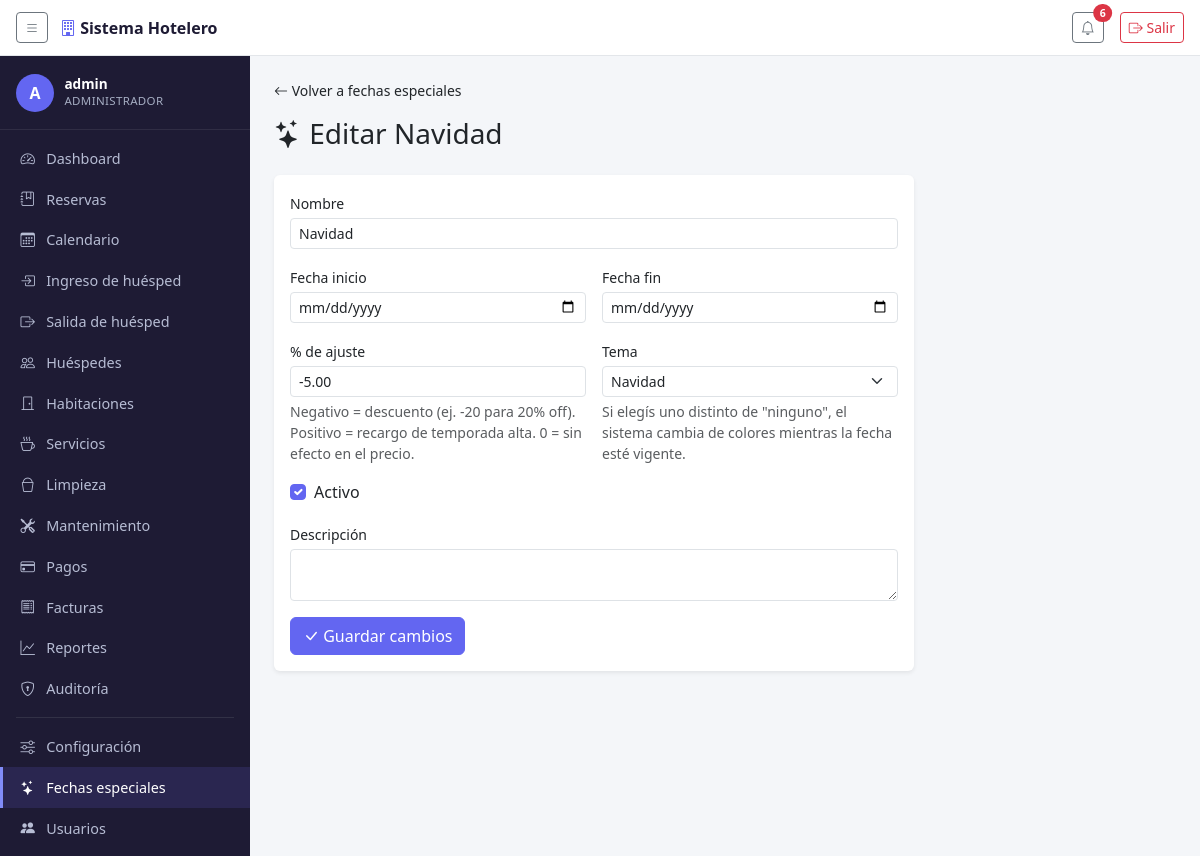
Screenshot of /fechas-especiales/1/editar/ (signed in) with the database file from the repository.
### reservas/models.py (models this page shows, shortened)
class FechaEspecial(models.Model):
    nombre = models.CharField(max_length=80, help_text='Ej. "Navidad", "Feriado de Carnaval".')
    fecha_inicio = models.DateField()
    fecha_fin = models.DateField()
    porcentaje_ajuste = models.DecimalField(
        max_digits=5, decimal_places=2, default=Decimal('0'), verbose_name='% de ajuste',
        help_text='Negativo = descuento (ej. -20 para 20% off). Positivo = recargo de temporada alta. 0 = sin efecto en el precio.',
    )
    tema = models.CharField(
        max_length=20, choices=TEMAS_ESPECIALES, default='ninguno',
        help_text='Si elegís uno distinto de "ninguno", el sistema cambia de colores mientras la fecha esté vigente.',
    )
    activo = models.BooleanField(default=True, help_text='Desactivala para dejarla de aplicar sin borrarla.')
    descripcion = models.TextField(blank=True)
    class Meta:
        ordering = ['-fecha_inicio']
        verbose_name = 'fecha especial'
        verbose_name_plural = 'fechas especiales'

### reservas/views.py (the view)
# urls.py: path('fechas-especiales/<int:fecha_especial_id>/editar/', views.fecha_especial_editar, name='fecha_especial_editar'),
@permission_required('reservas.change_fechaespecial', raise_exception=True)
def fecha_especial_editar(request, fecha_especial_id):
    fecha_especial = get_object_or_404(FechaEspecial, pk=fecha_especial_id)
    if request.method == 'POST':
        form = FechaEspecialForm(request.POST, instance=fecha_especial)
        if form.is_valid():
            form.save()
            auditoria.registrar_desde_request(
                request, 'modificar', 'fechas_especiales', objeto=fecha_especial,
                descripcion=f'Fecha especial "{fecha_especial.nombre}" editada.',
            )
            messages.success(request, f'"{fecha_especial.nombre}" actualizada.')
            return redirect('fechas_especiales_lista')
        messages.error(request, 'Revisá los datos de la fecha especial.')
    else:
        form = FechaEspecialForm(instance=fecha_especial)
    return render(request, 'reservas/fecha_especial_form.html', {
        'seccion': 'fechas_especiales', 'form': form, 'modo': 'editar', 'fecha_especial': fecha_especial,
    })

### reservas/forms.py (shortened to what this page needs)
class FechaEspecialForm(forms.ModelForm):
    class Meta:
        model = FechaEspecial
        fields = ['nombre', 'fecha_inicio', 'fecha_fin', 'porcentaje_ajuste', 'tema', 'activo', 'descripcion']
        widgets = {
            'nombre': forms.TextInput(attrs={'class': _INPUT, 'placeholder': 'Ej. Navidad'}),
            'fecha_inicio': forms.DateInput(attrs={'class': _INPUT, 'type': 'date'}),
            'fecha_fin': forms.DateInput(attrs={'class': _INPUT, 'type': 'date'}),
            'porcentaje_ajuste': forms.NumberInput(attrs={
                'class': _INPUT, 'step': '0.01', 'placeholder': '-20 = 20% off',
            }),
            'tema': forms.Select(attrs={'class': _SELECT}),
            'activo': forms.CheckboxInput(attrs={'class': 'form-check-input'}),
            'descripcion': forms.Textarea(attrs={'class': _INPUT, 'rows': 2}),
        }

### reservas/context_processors.py (called while the page is built)
def tema_temporada(request):
    if not request.user.is_authenticated:
        return {}
    hoy = timezone.localdate()
    especial = FechaEspecial.objects.filter(
        activo=True, fecha_inicio__lte=hoy, fecha_fin__gte=hoy,
    ).exclude(tema='ninguno').order_by('-fecha_inicio').first()
    if not especial:
        return {'tema_temporada': None}
    estilos = _ESTILOS_TEMA.get(especial.tema)
    if not estilos:
        return {'tema_temporada': None}
    return {'tema_temporada': {**estilos, 'fecha_especial': especial}}

### reservas/models.py (called while the page is built)
    def duracion(self):
        return (self.fecha_salida - self.fecha_ingreso).days

    def temporada_especial(self):
        return FechaEspecial.objects.filter(
            activo=True, fecha_inicio__lte=self.fecha_salida, fecha_fin__gte=self.fecha_ingreso,
        ).order_by('-fecha_inicio').first()

    def costo(self):
        base = self.habitacion.precio * self.duracion()
        temporada = self.temporada_especial()
        if temporada and temporada.porcentaje_ajuste:
            factor = Decimal('1') + (temporada.porcentaje_ajuste / Decimal('100'))
            base = (base * factor).quantize(Decimal('0.01'))
        return base

    def total_consumos(self):
        return self.consumos.aggregate(t=Sum('subtotal'))['t'] or 0

    def total_con_iva(self):
        return self.costo() + self.total_consumos()

    def total_pagado(self):
        return self.pagos.aggregate(t=Sum('monto'))['t'] or 0

    def saldo_pendiente(self):
        total = self.factura.total if hasattr(self, 'factura') else self.total_con_iva()
        return total - self.total_pagado()

### reservas/templates/reservas/fecha_especial_form.html (shortened to what this page needs)
{% extends "base.html" %}
{% block content %}
<nav class="mb-3 small">
  <a href="{% url 'fechas_especiales_lista' %}"><i class="bi bi-arrow-left"></i> Volver a fechas especiales</a>
</nav>
<h1 class="h3 mb-4">
  <i class="bi bi-stars"></i>
  {% if modo == 'crear' %}Nueva fecha especial{% else %}Editar {{ fecha_especial.nombre }}{% endif %}
</h1>
<div class="card border-0 shadow-sm" style="max-width: 40rem;">
  <div class="card-body">
    <form method="post">
      <div class="row g-3">
        <div class="col-12">
          <label class="form-label small mb-1">{{ form.nombre.label }}</label>
          {{ form.nombre }}
        </div>
        <div class="col-md-6">
          <label class="form-label small mb-1">{{ form.fecha_inicio.label }}</label>
          {{ form.fecha_inicio }}
        </div>
        <div class="col-md-6">
          <label class="form-label small mb-1">{{ form.fecha_fin.label }}</label>
          {{ form.fecha_fin }}
        </div>
        <div class="col-md-6">
          <label class="form-label small mb-1">{{ form.porcentaje_ajuste.label }}</label>
          {{ form.porcentaje_ajuste }}
          <div class="form-text">{{ form.porcentaje_ajuste.help_text }}</div>
        </div>
        <div class="col-md-6">
          <label class="form-label small mb-1">{{ form.tema.label }}</label>
          {{ form.tema }}
          <div class="form-text">{{ form.tema.help_text }}</div>
        </div>
        <div class="col-12">
          <div class="form-check">
            {{ form.activo }}
            <label class="form-check-label" for="{{ form.activo.id_for_label }}">{{ form.activo.label }}</label>
          </div>
        </div>
        <div class="col-12">
          <label class="form-label small mb-1">Descripción</label>
          {{ form.descripcion }}
        </div>
      </div>
      <button type="submit" class="btn btn-primary mt-3">
        <i class="bi bi-check-lg"></i> {% if modo == 'crear' %}Crear{% else %}Guardar cambios{% endif %}
      </button>
    </form>
  </div>
</div>
{% endblock %}

### reservas/templates/base.html (shortened to what this page needs)
{% load static %}
<!DOCTYPE html>
<html lang="es">
<head>
<link href="https://cdn.jsdelivr.net/npm/bootstrap@5.3.3/dist/css/bootstrap.min.css" rel="stylesheet">
<link href="https://cdn.jsdelivr.net/npm/bootstrap-icons@1.11.3/font/bootstrap-icons.css" rel="stylesheet">
</head>
<body>
<header class="topbar">
  <button class="btn btn-sm btn-outline-secondary" id="toggle-sidebar" type="button" aria-label="Mostrar/ocultar menú">
    <i class="bi bi-list"></i>
  </button>
  <span class="brand"><i class="bi bi-building"></i> Sistema Hotelero</span>
  <div class="ms-auto d-flex align-items-center gap-3">
    {% if request.user.is_authenticated %}
    <div class="dropdown">
      <button class="btn btn-sm btn-outline-secondary position-relative" type="button" data-bs-toggle="dropdown" aria-expanded="false">
        <i class="bi bi-bell"></i>
        {% if notificaciones_count %}
        <span class="position-absolute top-0 start-100 translate-middle badge rounded-pill bg-danger">
          {{ notificaciones_count }}
        </span>
        {% endif %}
      </button>
    </div>
    {% endif %}
    <form method="post" action="{% url 'logout' %}" class="m-0">
      <button type="submit" class="btn btn-sm btn-outline-danger">
        <i class="bi bi-box-arrow-right"></i> Salir
      </button>
    </form>
  </div>
</header>
<nav class="sidebar" id="sidebar">
  {% if request.user.is_authenticated %}
  <div class="sidebar-usuario">
    <div class="avatar">{{ request.user.get_username|slice:":1"|upper }}</div>
    <div>
      <div class="nombre">{{ request.user.get_username }}</div>
      <div class="rol">
        {% if request.user.is_superuser %}Administrador{% else %}{{ request.user.groups.first.name|default:"Usuario" }}{% endif %}
      </div>
    </div>
  </div>
  {% endif %}
  <ul class="nav flex-column py-2">
    <li class="nav-item">
      <a class="nav-link {% if seccion == 'dashboard' %}active{% endif %}" href="{% url 'dashboard' %}">
        <i class="bi bi-speedometer2"></i> Dashboard
      </a>
    </li>
    {% if perms.reservas.view_reserva %}
    <li class="nav-item">
      <a class="nav-link {% if seccion == 'reservas' %}active{% endif %}" href="{% url 'reservas_lista' %}">
        <i class="bi bi-journal-bookmark"></i> Reservas
      </a>
    </li>
    <li class="nav-item">
      <a class="nav-link {% if seccion == 'calendario' %}active{% endif %}" href="{% url 'calendario' %}">
        <i class="bi bi-calendar3"></i> Calendario
      </a>
    </li>
    {% endif %}
    {% if perms.reservas.change_reserva %}
    <li class="nav-item">
      <a class="nav-link {% if seccion == 'checkin' %}active{% endif %}" href="{% url 'checkin_lista' %}">
        <i class="bi bi-box-arrow-in-right"></i> Ingreso de huésped
      </a>
    </li>
    <li class="nav-item">
      <a class="nav-link {% if seccion == 'checkout' %}active{% endif %}" href="{% url 'checkout_lista' %}">
        <i class="bi bi-box-arrow-right"></i> Salida de huésped
      </a>
    </li>
    {% endif %}
    {% if perms.reservas.view_cliente %}
    <li class="nav-item">
      <a class="nav-link {% if seccion == 'huespedes' %}active{% endif %}" href="{% url 'huespedes_lista' %}">
        <i class="bi bi-people"></i> Huéspedes
      </a>
    </li>
    {% endif %}
    {% if perms.reservas.view_habitacion %}
    <li class="nav-item">
      <a class="nav-link {% if seccion == 'habitaciones' %}active{% endif %}" href="{% url 'habitaciones_grid' %}">
        <i class="bi bi-door-closed"></i> Habitaciones
      </a>
    </li>
    {% endif %}
    {% if perms.reservas.view_servicio %}
    <li class="nav-item">
      <a class="nav-link" href="/admin/reservas/servicio/">
        <i class="bi bi-cup-hot"></i> Servicios
      </a>
    </li>
    {% endif %}
    {% if perms.reservas.view_tarealimpieza %}
    <li class="nav-item">
      <a class="nav-link {% if seccion == 'limpieza' %}active{% endif %}" href="{% url 'limpieza_lista' %}">
        <i class="bi bi-bucket"></i> Limpieza
      </a>
    </li>
    {% endif %}
    {% if perms.reservas.view_incidencia %}
    <li class="nav-item">
      <a class="nav-link {% if seccion == 'mantenimiento' %}active{% endif %}" href="{% url 'mantenimiento_lista' %}">
        <i class="bi bi-tools"></i> Mantenimiento
      </a>
    </li>
    {% endif %}
    {% if perms.reservas.view_pago %}
    <li class="nav-item">
      <a class="nav-link {% if seccion == 'pagos' %}active{% endif %}" href="{% url 'pagos_lista' %}">
        <i class="bi bi-credit-card"></i> Pagos
      </a>
    </li>
    {% endif %}
    {% if perms.reservas.view_factura %}
    <li class="nav-item">
      <a class="nav-link {% if seccion == 'facturas' %}active{% endif %}" href="{% url 'facturas_lista' %}">
        <i class="bi bi-receipt"></i> Facturas
      </a>
    </li>
    {% endif %}
    <li class="nav-item">
      <a class="nav-link {% if seccion == 'reportes' %}active{% endif %}" href="{% url 'reportes_lista' %}">
        <i class="bi bi-graph-up"></i> Reportes
      </a>
    </li>
    {% if perms.reservas.view_auditlog %}
    <li class="nav-item">
      <a class="nav-link {% if seccion == 'auditoria' %}active{% endif %}" href="{% url 'auditoria_lista' %}">
        <i class="bi bi-shield-lock"></i> Auditoría
      </a>
    </li>
    {% endif %}
    <li><hr class="text-secondary my-2 mx-3"></li>
    {% if perms.reservas.view_configuracionhotel %}
    <li class="nav-item">
      <a class="nav-link {% if seccion == 'configuracion' %}active{% endif %}" href="{% url 'configuracion' %}">
        <i class="bi bi-sliders"></i> Configuración
      </a>
    </li>
    {% endif %}
    {% if perms.reservas.view_fechaespecial %}
    <li class="nav-item">
      <a class="nav-link {% if seccion == 'fechas_especiales' %}active{% endif %}" href="{% url 'fechas_especiales_lista' %}">
        <i class="bi bi-stars"></i> Fechas especiales
      </a>
    </li>
    {% endif %}
    {% if request.user.is_superuser %}
    <li class="nav-item">
      <a class="nav-link {% if seccion == 'usuarios' %}active{% endif %}" href="{% url 'usuarios_lista' %}">
        <i class="bi bi-people-fill"></i> Usuarios
      </a>
    </li>
    {% endif %}
    <li><hr class="text-secondary my-2 mx-3"></li>
  </ul>
</nav>
<main class="contenido" id="contenido">
  {% block content %}{% endblock %}
</main>
</body>
</html>

### reservas/templates/base.html (style rules this page uses)
:root { --sidebar-width: 250px; --acento: #6366f1; --acento-oscuro: #4f46e5; --acento-claro: #818cf8; --sidebar-bg: #1e1b34; --sidebar-bg-hover: #2a2650; }
body { background: #f4f6f9; min-height: 100vh; }
.btn-primary { --bs-btn-bg: var(--acento); --bs-btn-border-color: var(--acento); --bs-btn-hover-bg: var(--acento-oscuro); --bs-btn-hover-border-color: var(--acento-oscuro); --bs-btn-active-bg: var(--acento-oscuro); --bs-btn-active-border-color: var(--acento-oscuro); --bs-btn-disabled-bg: var(--acento); --bs-btn-disabled-border-color: var(--acento); --bs-btn-focus-shadow-rgb: 99, 102, 241; }
.form-check-input:checked { background-color: var(--acento); border-color: var(--acento); }
.contenido a:not(.btn):not(.dropdown-item):not(.badge) { color: #212529; text-decoration: none; }
.topbar { height: 56px; background: #fff; border-bottom: 1px solid #e3e6ea; position: fixed; top: 0; left: 0; right: 0; z-index: 1030; display: flex; align-items: center; padding: 0 1rem; gap: .75rem; }
.topbar .brand { font-weight: 600; color: #1e1b34; }
.topbar .brand i { color: var(--acento); }
.sidebar { position: fixed; top: 56px; bottom: 0; left: 0; width: var(--sidebar-width); background: var(--sidebar-bg); overflow-y: auto; transition: transform .2s ease-in-out; z-index: 1020; }
.sidebar-usuario { padding: 1.1rem 1rem; display: flex; align-items: center; gap: .65rem; border-bottom: 1px solid rgba(255,255,255,.08); }
.sidebar-usuario .avatar { width: 38px; height: 38px; border-radius: 50%; background: var(--acento); color: #fff; display: flex; align-items: center; justify-content: center; font-weight: 700; flex-shrink: 0; }
.sidebar-usuario .nombre { color: #fff; font-size: .85rem; font-weight: 600; line-height: 1.2; }
.sidebar-usuario .rol { color: #a5adc2; font-size: .72rem; text-transform: uppercase; letter-spacing: .03em; }
.sidebar .nav-link { color: #b7bdd4; padding: .6rem 1rem; display: flex; align-items: center; gap: .6rem; border-left: 3px solid transparent; font-size: .9rem; }
.sidebar .nav-link i { width: 1.1rem; text-align: center; }
.sidebar .nav-link.active, .sidebar .nav-link:hover:not(.disabled) { background: var(--sidebar-bg-hover); color: #fff; border-left-color: var(--acento-claro); }
.contenido { margin-left: var(--sidebar-width); margin-top: 56px; padding: 1.5rem; transition: margin-left .2s ease-in-out; }

### rows the page displays
FechaEspecial: nombre "Navidad", porcentaje_ajuste "-5.00", tema "Navidad", activo "☑"

### other values shown
{{ notificaciones_count }} "6"
{{ request.user.get_username|slice:":1"|upper }} "A"
{{ request.user.get_username }} "admin"
